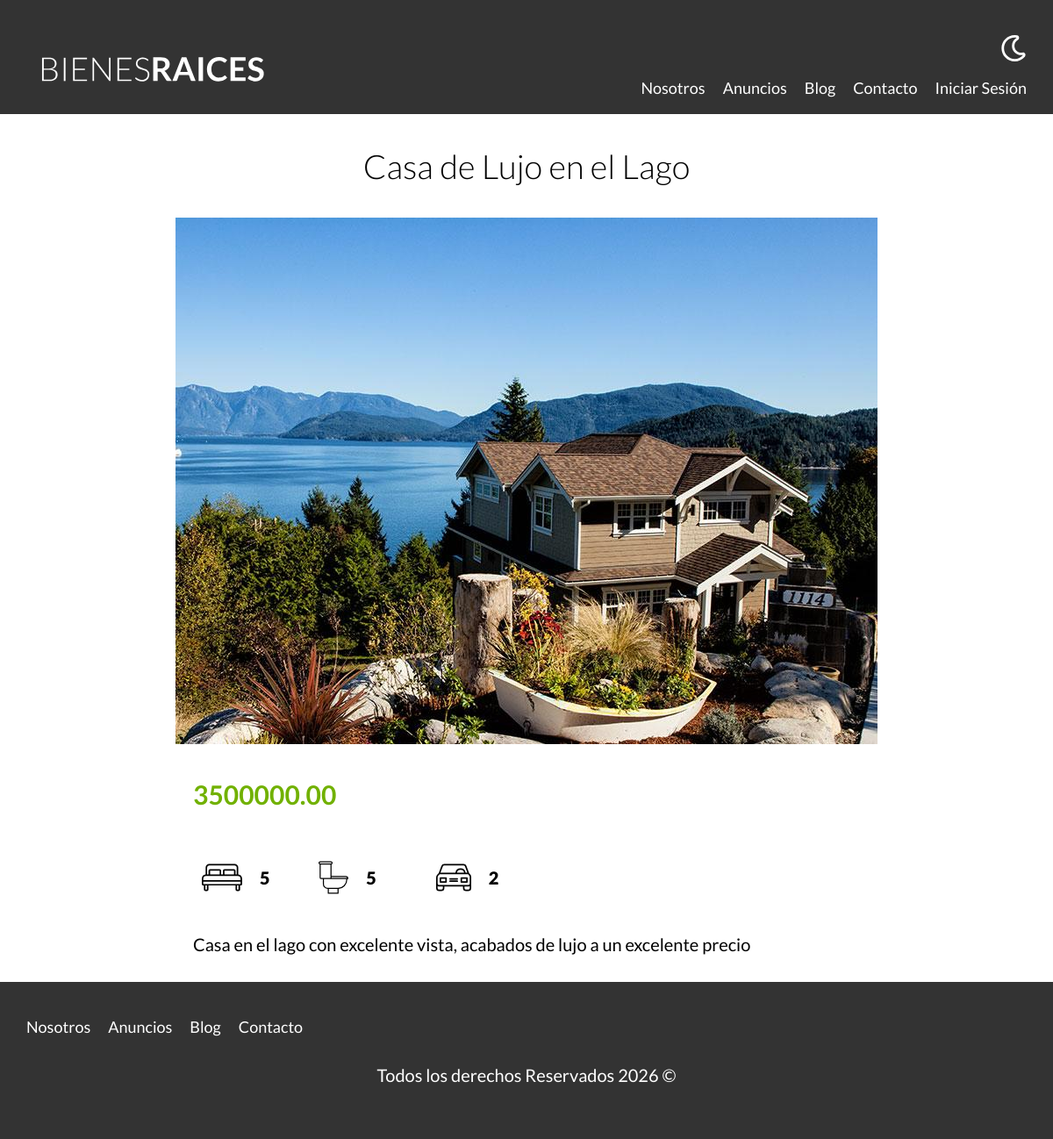
/propiedad?id=15, run on the app's committed database.
### tables this page shows
CREATE TABLE `propiedades` (
  `id` int NOT NULL AUTO_INCREMENT,
  `titulo` varchar(45) DEFAULT NULL,
  `precio` decimal(10,2) DEFAULT NULL,
  `imagen` varchar(200) DEFAULT NULL,
  `descripcion` longtext,
  `habitaciones` int DEFAULT NULL,
  `wc` int DEFAULT NULL,
  `estacionamiento` int DEFAULT NULL,
  `creado` date DEFAULT NULL,
  `vendedores_id` int NOT NULL,
  PRIMARY KEY (`id`),
  KEY `fk_Propiedades_vendedores_idx` (`vendedores_id`),
  CONSTRAINT `fk_Propiedades_vendedores` FOREIGN KEY (`vendedores_id`) REFERENCES `vendedores` (`id`)
);

### controllers/PaginasController.php (called while the page is built, shortened)
<?php
class PaginasController {
    public static function propiedad(Router $router) {
        $id = validarORedireccionar('/propiedades');
        $propiedad = Propiedad::find($id);
        $router->render('paginas/propiedad', [
            'propiedad' => $propiedad
        ]);
    }
}

### public/index.php (called while the page is built, shortened)
<?php
$router = new Router();
$router->get('/admin', [PropiedadController::class, 'index'] );
$router->get('/propiedades/crear', [PropiedadController::class, 'crear']);
$router->post('/propiedades/crear', [PropiedadController::class, 'crear']);
$router->get('/propiedades/actualizar', [PropiedadController::class, 'actualizar']);
$router->post('/propiedades/actualizar', [PropiedadController::class, 'actualizar']);
$router->post('/propiedades/eliminar', [PropiedadController::class, 'eliminar']);
$router->get('/vendedores/crear', [VendedorController::class, 'crear']);
$router->post('/vendedores/crear', [VendedorController::class, 'crear']);
$router->get('/vendedores/actualizar', [VendedorController::class, 'actualizar']);
$router->post('/vendedores/actualizar', [VendedorController::class, 'actualizar']);
$router->post('/vendedores/eliminar', [VendedorController::class, 'eliminar']);
$router->get('/blog/crear', [EntradaController::class, 'crear']);
$router->post('/blog/crear', [EntradaController::class, 'crear']);
$router->get('/blog/actualizar', [EntradaController::class, 'actualizar']);
$router->post('/blog/actualizar', [EntradaController::class, 'actualizar']);
$router->post('/blog/eliminar', [EntradaController::class, 'eliminar']);
$router->get('/', [PaginasController::class, 'index']);
$router->get('/nosotros', [PaginasController::class, 'nosotros']);
$router->get('/propiedades', [PaginasController::class, 'propiedades']);
$router->get('/propiedad', [PaginasController::class, 'propiedad']);
$router->get('/blog', [PaginasController::class, 'blog']);
$router->get('/entrada', [PaginasController::class, 'entrada']);
$router->get('/contacto', [PaginasController::class, 'contacto']);
$router->post('/contacto', [PaginasController::class, 'contacto']);
$router->get('/login', [LoginController::class, 'login']);
$router->post('/login', [LoginController::class, 'login']);
$router->get('/logout', [LoginController::class, 'logout']);
$router->comprobarRutas();

### includes/funciones.php (called while the page is built, shortened)
<?php
function validarORedireccionar(string $url) {
    $id = $_GET['id'];
    $id = filter_var($id, FILTER_VALIDATE_INT);
    return $id;
}

### models/ActiveRecord.php (called while the page is built, shortened)
<?php
class ActiveRecord {
    protected static $db;
    protected static $tabla = '';
    public static function setDB($database) {
        self::$db = $database;
    }
    public static function find($id) {
        $query = "SELECT * FROM " . static::$tabla . " WHERE id = $id";
        $resultado = self::consultarSQL($query);
        return array_shift($resultado);
    }
    public static function consultarSQL($query) {
        $resultado = self::$db->query($query);
        $array = [];
        while($registro = $resultado->fetch_assoc()) {
            $array[] = static::crearObjeto($registro);
        }
        return $array;
    }
    protected static function crearObjeto($registro) {
        $objeto = new static;
        foreach($registro as $key => $value) {
            if (property_exists($objeto, $key)) {
                $objeto->$key = $value;
            }
        }
        return $objeto;
    }
}

### views/paginas/propiedad.php (the view)
<main class="contenedor seccion contenido-centrado">
    <h1><?php echo $propiedad->titulo; ?></h1>
    <img loading="lazy" src="/imagenes/<?php echo $propiedad->imagen; ?>" alt="imagen de la propiedad">
    <div class="resumen-propiedad">
        <p class="precio"><?php echo $propiedad->precio; ?></p>
        <ul class="iconos-caracteristicas">
            <li>
                <img class="icono-p" loading="lazy" src="build/img/icono_dormitorio.svg" alt="icono dormitorio">
                <p><?php echo $propiedad->habitaciones; ?></p>
            </li>
            <li>
                <img class="icono-p" loading="lazy" src="build/img/icono_wc.svg" alt="icono wc">
                <p><?php echo $propiedad->wc; ?></p>
            </li>
            <li>
                <img class="icono-p" loading="lazy" src="build/img/icono_estacionamiento.svg" alt="icono estacionamiento">
                <p><?php echo $propiedad->estacionamiento; ?></p>
            </li>
        </ul>
        <p><?php echo $propiedad->descripcion; ?></p>
    </div>
</main>

### public/build/css/app.css (style rules this page uses)
html { -webkit-text-size-adjust:100%;line-height:1.15 }
body { margin:0 }
main { display:block }
h1 { font-size:2em;margin:.67em 0 }
img { border-style:none }
html { box-sizing:border-box;font-size:62.5% }
*,:after,:before { box-sizing:inherit }
body { font-family:Lato,sans-serif;font-size:1.6rem;line-height:1.8 }
p { color:#000;font-size:2rem }
.contenedor { margin:0 auto;max-width:120rem;width:95% }
img,picture { display:block;width:100% }
h1,h2,h3 { font-family:Lato,sans-serif;font-weight:300;margin:2.5rem 0;text-align:center }
h1 { font-size:3.8rem }
.seccion { margin-bottom:2.5rem;margin-top:2.5rem }
.contenido-centrado { max-width:80rem }
.precio { color:#71b100;font-size:3rem;font-weight:700 }
.iconos-caracteristicas { display:flex;list-style:none;max-width:40rem;padding:0 }
.iconos-caracteristicas li { display:flex;flex:1 }
.iconos-caracteristicas li img { flex:0 0 3rem;margin-right:1rem;padding:1rem }
.iconos-caracteristicas li p { font-weight:900 }
.resumen-propiedad { padding-left:2rem;padding-right:2rem }

### data on the page
propiedades: titulo "Casa de Lujo en el Lago", imagen (picture), precio "3500000.00", habitaciones "5", wc "5", estacionamiento "2", descripcion "Casa en el lago con excelente vista, acabados de lujo a un excelente precio"
